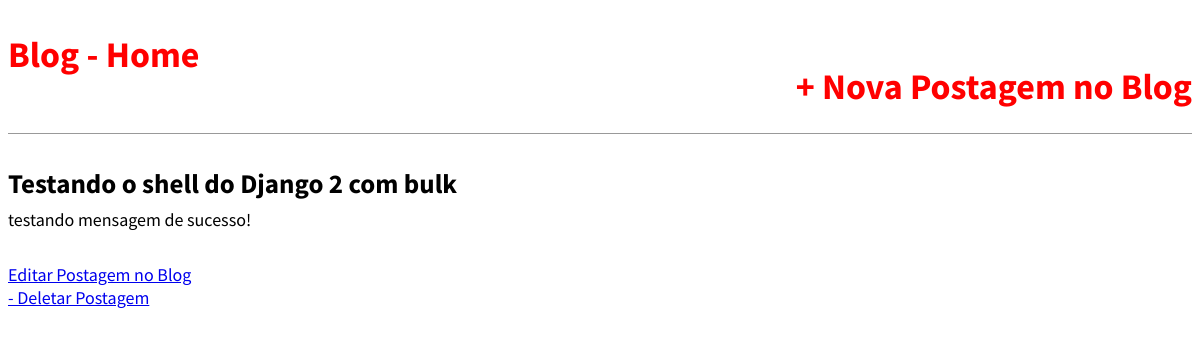
Page /post/6/ on the committed database.
### blog/models.py (models this page shows, shortened)
class Post(models.Model):
    STATUS = (
        ('rascunho','Rascunho'),
        ('publicado','Publicado'),
    )
    titulo = models.CharField(max_length=250)
    slug   = models.SlugField(max_length=250)
    autor  = models.ForeignKey(User,
                               on_delete=models.CASCADE)
    conteudo  = models.TextField()
    publicado = models.DateTimeField(default=timezone.now)
    criado    = models.DateTimeField(auto_now_add=True)
    alterado  = models.DateTimeField(auto_now=True)
    status    = models.CharField(max_length=10,
                                 choices=STATUS,
                                 default='rascunho')
    objects   = models.Manager()
    published = PublishedManager()
    class Meta:
        ordering = ('-publicado',)

### blog/views.py (the view)
# urls.py: path('post/<int:pk>/', views.BlogDetailView.as_view(),name='post_detail'),
class BlogDetailView(DetailView):
    model = Post
    template_name = 'blog/post_detail.html'
    context_object_name = 'custom'

### blog/templates/blog/post_detail.html (shortened to what this page needs)
{% extends 'base.html' %}
{% block content %}
    <div class="post-entry">
        <h2>{{ custom.titulo }}</h2>
        <p>{{ custom.conteudo }} </p>
    </div>
    <a href="{% url 'post_edit' custom.slug %}">Editar Postagem no Blog</a><br>
    <a href="{% url 'post_delete' custom.slug %}"> - Deletar Postagem </a>
{% endblock content %}

### statics/css/style.css (style rules this page uses)
body { font-family: 'Source Sans Pro', sans-serif; font-size: 18px; }
.post-entry { margin-bottom: 2rem; }
.post-entry h2 { margin: 0.5rem 0; }
.post-entry p { margin: 0; font-weight: 400; }

### rows in the picture
Post: titulo "Testando o shell do Django 2 com bulk", conteudo "testando mensagem de sucesso!"
